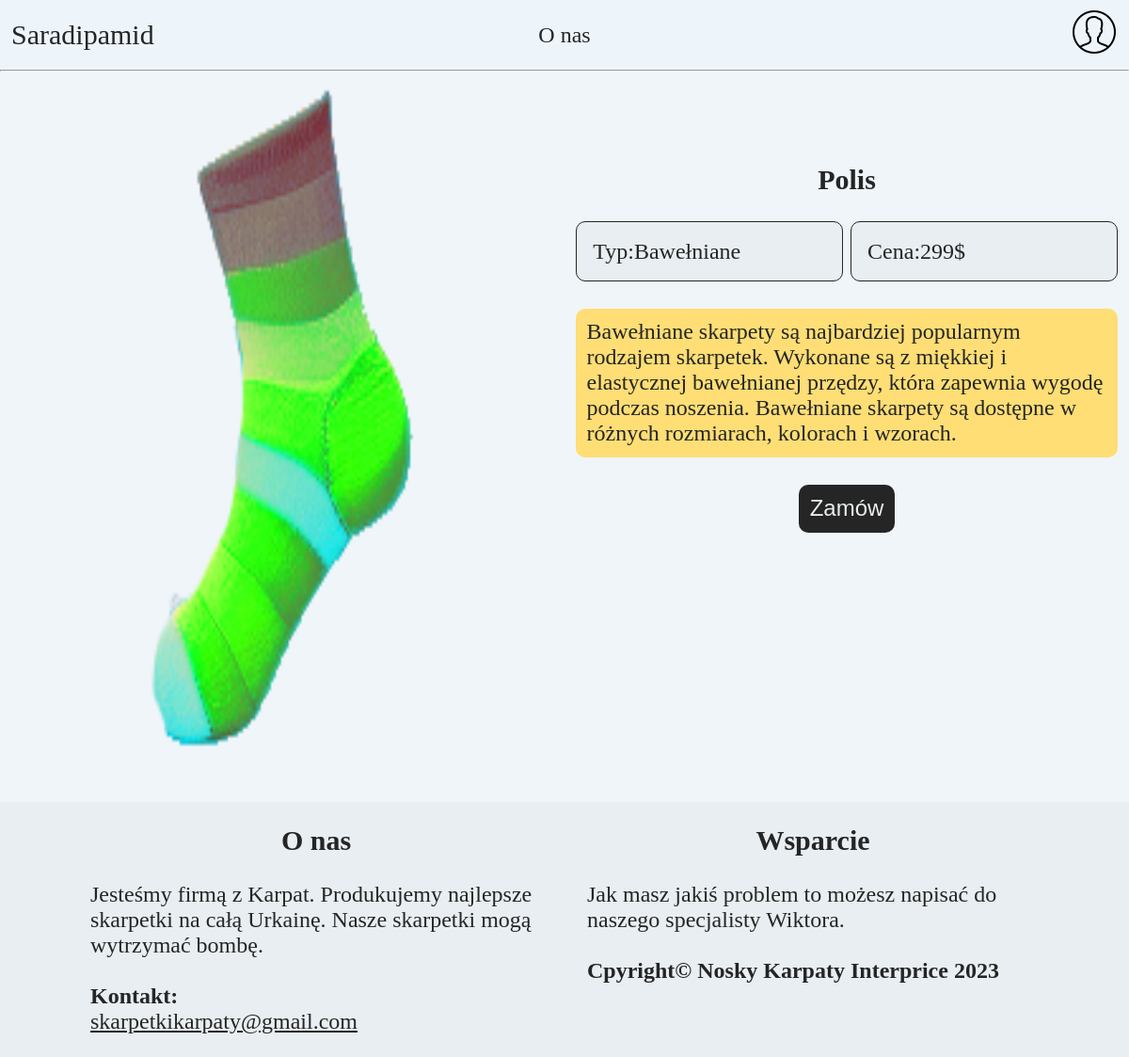
The page /insert.php?id=11 on the database its author committed.
### tables this page shows
CREATE TABLE `noski` (
  `id` int(11) NOT NULL AUTO_INCREMENT,
  `nazwa` text NOT NULL,
  `typ` int(11) NOT NULL,
  `cena` int(11) NOT NULL,
  `foto` varchar(255) NOT NULL,
  PRIMARY KEY (`id`),
  KEY `tym` (`typ`),
  CONSTRAINT `noski_ibfk_1` FOREIGN KEY (`typ`) REFERENCES `typy` (`id`)
);

CREATE TABLE `typy` (
  `id` int(11) NOT NULL AUTO_INCREMENT,
  `typ` enum('Wełniane','Bawełniane','Syntetyczne','Specjalistyczne') NOT NULL,
  `opis` varchar(20000) NOT NULL,
  PRIMARY KEY (`id`),
  UNIQUE KEY `inf2` (`opis`) USING HASH
);

### insert.php (the view, shortened to what this page needs)
<?php
		require_once"connect.php";
		$ide = $_GET['id'];
		$poc = "SELECT * FROM noski, typy WHERE noski.id=$ide and noski.typ = typy.typ;";
		$opo = mysqli_query($conn, $poc);
		$row = mysqli_fetch_assoc($opo);
?>
<!DOCTYPE html>
<html lang="pl-PL">
<head>
	<link rel="stylesheet" href="styl_inse.css">
</head>
<body>
	<header>
		<div class="menu menu1">
			<p><a style="font-size: 30px; text-decoration: none;" href="index.php">Saradipamid</a></p>
		</div>
		<div class="menu menu2">
			<a href="#stop">O nas</a>
		</div>
		<div class="menu menu3">
			<div class="log">
				<?php
				if (@$_SESSION['user']) {
					echo "
					<a href='profile.php' style='text-decoration: none;'>Witaj ".@$_SESSION['user']['imie']."</a>
					";
				}else {
					echo "
						<a href='login.php'>
							<img src='img/BBD/profile.png' alt=''>
						</a>
				";
				}
				?>
			</div>
		</div>
	</header>
	<hr>
	<?php
	echo "
	<article>
	 	<div class='type1'>
	 		<img src='".$row['foto']."' alt=''>
	 	</div>
	 	<div class='type2'>
	 		<div class='oczko'>
	 		<h1 style='text-align: center;'>".$row['nazwa']."</h1><br>
		 		<div class='typ'>Typ:".$row['typ']."</div>
		 		<div class='cena'>Cena:".$row['cena']."$</div>
		 		<div class='opis'>
		 			<p>
		 				".$row['opis']."
		 			</p>
		 		</div>
		 		<br>
		 		<br>
		 		<br>
		 		<br>
		 		<p><input onclick='on()' type='submit' value='Zamów' style='cursor: pointer;'></p>
			</div>
	 	</div>
	 </article>	";
	 ?>
	<br>
	<footer id="stop">
		<div class="fot1">
			<h1>O nas</h1>
			<br>
			<p>Jesteśmy firmą z Karpat. Produkujemy najlepsze skarpetki na całą Urkainę. Nasze skarpetki mogą wytrzymać bombę.</p>
			<br>
			<h2>Kontakt:</h2><a href="#">skarpetkikarpaty@gmail.com</a>
		</div>
		<div class="fot2">
			<h1>Wsparcie</h1>
			<br>
			<p>Jak masz jakiś problem to możesz napisać do naszego specjalisty Wiktora.</p>
			<br>
			<h2>Cpyright&copy Nosky Karpaty Interprice 2023</h2>
		</div>
	</footer>
</body>
</html>

### styl_inse.css (style rules this page uses)
* { margin: 0; padding: 0; font-size: 24px; color: #252525; }
body { background-color: #EFF5F9; }
h1 { font-size: 30px; }
header { width: 100%; height: 50px; }
header>.menu { display: flex; float: left; padding: 1%; background-color: #EEF5FA; }
header>.menu1, .menu3 { width: 18%; height: 100%; background-color: #EEF5FA; }
header>.menu1>p { font-size: 30px; margin-top: auto; margin-bottom: auto; }
header>.menu2 { width: 58%; height: 100%; justify-content: space-around; }
header>.menu2>a { margin-top: auto; margin-bottom: auto; text-decoration: none; }
header>.menu3 { justify-content: right; align-items: center; }
header>.menu3>.log { float: right; }
article { width: 100%; }
article>div { float: left; width: 48%; padding: 1%; display: flex; min-height: 752px; }
article>div>img { width: 50%; margin-left: auto; margin-right: auto; }
article>div>.oczko { width: 100%; margin-top: 15%; }
article>div>.oczko>.typ, .cena { width: 43%; padding: 3%; float: left; background-color: #E8EEF1; border: .2px #252525 solid; border-radius: 10px; }
article>div>.oczko>.cena { float: right; }
article>div>.oczko>p { text-align: center; }
article>.type2>.oczko>.opis { float: left; margin-top: 5%; background-color: #FEDE75; padding: 2%; border-radius: 10px; }
article>div>.oczko>p>input { border: none; padding: 2%; border-radius: 10px; margin-top: 5%; color: #E8EEF1; background-color: #252525; }
footer { width: 100%; position: relative; right: 0; bottom: 0; left: 0; background-color: #E8EEF1; display: flex; justify-content: center; }
footer>div { width: 40%; padding: 2%; }
footer>div>h1 { text-align: center; }

### rows shown on the page
noski: foto (picture), nazwa "Polis", typ.typ "Bawełniane", cena "299", typ.opis "Bawełniane skarpety są najbardziej popularnym rodzajem skarpetek. Wykonane są z miękkiej i elastycznej bawełnianej przędzy, która zapewnia wygodę podczas noszenia. Bawełniane skarpety są dostępne w różnych rozmiarach, kolorach i wzorach."
